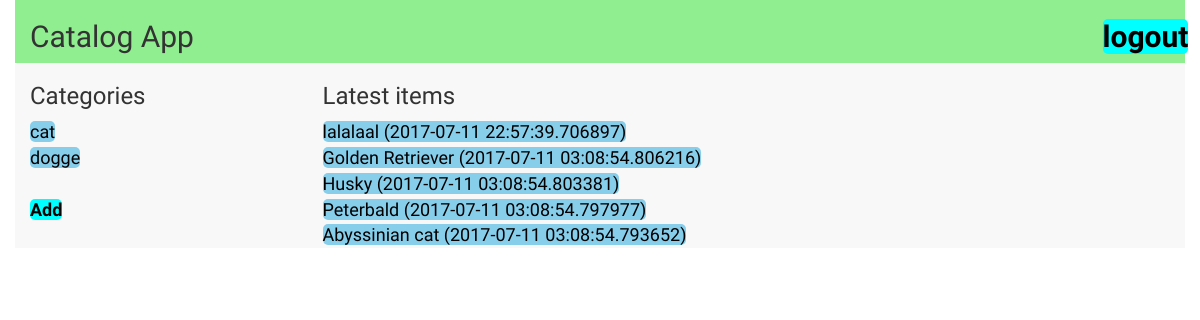
Page /catalog/ (signed in) on the earlier database version.
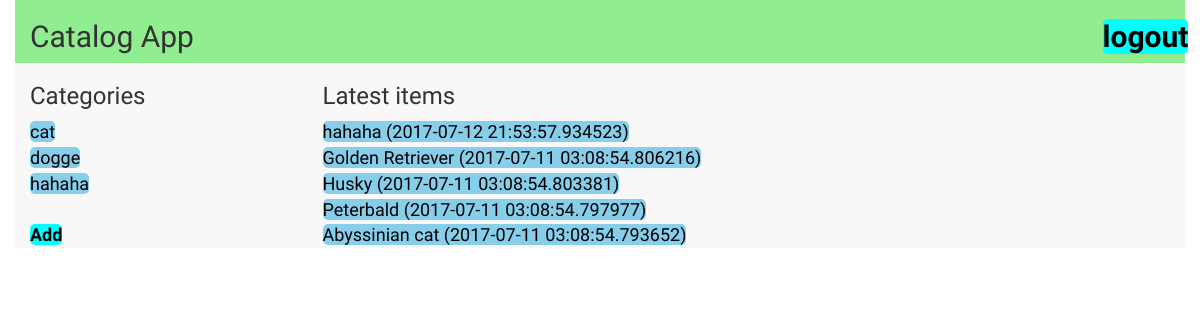
Same page on the later database version.
### items_db.py (models this page shows, shortened)
class Category(Base):
    __tablename__ = 'category'
    id = Column(Integer, primary_key=True)
    name = Column(String(250), nullable=False)

class Items(Base):
    __tablename__ = 'item'
    id = Column(Integer, primary_key=True)
    name = Column(String(250), nullable=False)
    description = Column(String(1000), nullable=False)
    time = Column(DateTime, default=datetime.datetime.utcnow)
    category_id = Column(Integer, ForeignKey('category.id'))
    catename = Column(String(250), nullable=False)
    item = relationship(Category)

### main.py (the view)
@app.route('/')
@app.route('/catalog/')
def show_main():
    if login_session.get('logged_in'):
        categories = session.query(Category).all()
        items = session.query(Items).order_by(desc(Items.time)).all()
        return render_template('categorylogin.html', categories = categories, items = items)
    else:
        categories = session.query(Category).all()
        items = session.query(Items).order_by(desc(Items.time)).all()
        return render_template('category.html', categories = categories, items = items)

### templates/categorylogin.html (shortened to what this page needs)
<html>
<head>
  <link href="{{ url_for('static', filename='bootstrap.css') }}" rel="stylesheet" type = "text/css"/>
    <link href="{{ url_for('static', filename='style.css') }}" rel="stylesheet" type = "text/css"/>
</head>
<body>
  <div class = 'container'>
    <div class = 'row head'>
      <div class = 'col-md-11'>
        <h2>Catalog App</h2>
      </div>
      <div class = 'col-md-1'>
        <h2> <a class = 'button' href = '{{ url_for('logout') }}'>logout</a> </h2>
      </div>
    </div>
    <div class = 'row'>
      <div class = 'col-md-3'>
        <h3>Categories</h3>
        {%for catalog in categories%}
        <a href = '{{ url_for('show_catalog_items', category_name = catalog.name)}}'>{{catalog.name}}</a>
         <br>
        {% endfor %}
        <br><a class = 'button' href = '{{ url_for('add_category')}}'>Add</a>
      </div>
      <div class = 'col-md-9'>
        <h3>Latest items</h3>
        {%for item in items%}
            <a  href = '{{ url_for('show_item_detail', item_name = item.name)}}'>{{item.name}} ({{item.time}})</a>
        {%endfor%}
      </div>
    </div>
  </div>
</body>
</html>

Differences in the rows shown:
added Category: name "hahaha"
changed Items: name "lalalaal" → "hahaha"; time "2017-07-11 22:57:39.706897" → "2017-07-12 21:53:57.934523"
